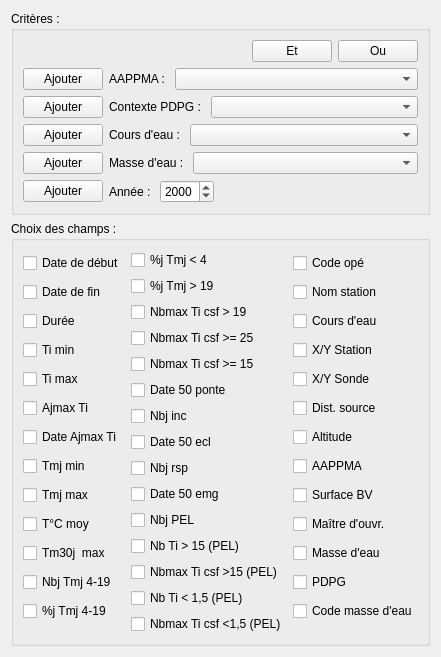
              <widget class="QWidget" name="scrollAreaWidgetContents_4">
               <property name="geometry">
                <rect>
                 <x>0</x>
                 <y>0</y>
                 <width>420</width>
                 <height>611</height>
                </rect>
               </property>
               <layout class="QVBoxLayout" name="verticalLayout_29">
                <item>
                 <widget class="QGroupBox" name="groupBox_6">
                  <property name="title">
                   <string>Critères : </string>
                  </property>
                  <layout class="QVBoxLayout" name="verticalLayout_16">
                   <item>
                    <layout class="QHBoxLayout" name="horizontalLayout_22">
                     <item>
                      <spacer name="horizontalSpacer_17">
                       <property name="orientation">
                        <enum>Qt::Horizontal</enum>
                       </property>
                       <property name="sizeHint" stdset="0">
                        <size>
                         <width>40</width>
                         <height>20</height>
                        </size>
                       </property>
                      </spacer>
                     </item>
                     <item>
                      <widget class="QPushButton" name="btnThermiEt">
                       <property name="text">
                        <string>Et</string>
                       </property>
                      </widget>
                     </item>
                     <item>
                      <widget class="QPushButton" name="btnThermiOu">
                       <property name="text">
                        <string>Ou</string>
                       </property>
                      </widget>
                     </item>
                    </layout>
                   </item>
                   <item>
                    <layout class="QHBoxLayout" name="horizontalLayout_27">
                     <item>
                      <layout class="QVBoxLayout" name="verticalLayout_17">
                       <item>
                        <widget class="QPushButton" name="btnThermiAappma">
                         <property name="text">
                          <string>Ajouter</string>
                         </property>
                        </widget>
                       </item>
                       <item>
                        <widget class="QPushButton" name="btnThermiPdpg">
                         <property name="text">
                          <string>Ajouter</string>
                         </property>
                        </widget>
                       </item>
                       <item>
                        <widget class="QPushButton" name="btnThermiCeau">
                         <property name="text">
                          <string>Ajouter</string>
                         </property>
                        </widget>
                       </item>
                       <item>
                        <widget class="QPushButton" name="btnThermiMeau">
                         <property name="text">
                          <string>Ajouter</string>
                         </property>
                        </widget>
                       </item>
                       <item>
                        <widget class="QPushButton" name="btnThermiAnnee">
                         <property name="text">
                          <string>Ajouter</string>
                         </property>
                        </widget>
                       </item>
                      </layout>
                     </item>
                     <item>
                      <layout class="QVBoxLayout" name="verticalLayout_18">
                       <item>
                        <layout class="QHBoxLayout" name="horizontalLayout_29">
                         <item>
                          <widget class="QLabel" name="label_9">
                           <property name="text">
                            <string>AAPPMA : </string>
                           </property>
                          </widget>
                         </item>
                         <item>
                          <widget class="QComboBox" name="cmbThermiAappma">
                           <property name="sizePolicy">
                            <sizepolicy hsizetype="Expanding" vsizetype="Fixed">
                             <horstretch>0</horstretch>
                             <verstretch>0</verstretch>
                            </sizepolicy>
                           </property>
                           <property name="maximumSize">
                            <size>
                             <width>253</width>
                             <height>16777215</height>
                            </size>
                           </property>
                          </widget>
                         </item>
                        </layout>
                       </item>
                       <item>
                        <layout class="QHBoxLayout" name="horizontalLayout_28">
                         <item>
                          <widget class="QLabel" name="label_18">
                           <property name="text">
                            <string>Contexte PDPG : </string>
                           </property>
                          </widget>
                         </item>
                         <item>
                          <widget class="QComboBox" name="cmbThermiPdpg">
                           <property name="sizePolicy">
                            <sizepolicy hsizetype="Expanding" vsizetype="Fixed">
                             <horstretch>0</horstretch>
                             <verstretch>0</verstretch>
                            </sizepolicy>
                           </property>
                           <property name="maximumSize">
                            <size>
                             <width>220</width>
                             <height>16777215</height>
                            </size>
                           </property>
                          </widget>
                         </item>
                        </layout>
                       </item>
                       <item>
                        <layout class="QHBoxLayout" name="horizontalLayout_30">
                         <item>
                          <widget class="QLabel" name="label_19">
                           <property name="text">
                            <string>Cours d'eau : </string>
                           </property>
                          </widget>
                         </item>
                         <item>
                          <widget class="QComboBox" name="cmbThermiCeau">
                           <property name="sizePolicy">
                            <sizepolicy hsizetype="Expanding" vsizetype="Fixed">
                             <horstretch>0</horstretch>
                             <verstretch>0</verstretch>
                            </sizepolicy>
                           </property>
                           <property name="maximumSize">
                            <size>
                             <width>237</width>
                             <height>16777215</height>
                            </size>
                           </property>
                          </widget>
                         </item>
                        </layout>
                       </item>
                       <item>
                        <layout class="QHBoxLayout" name="horizontalLayout_31">
                         <item>
                          <widget class="QLabel" name="label_20">
                           <property name="text">
                            <string>Masse d'eau : </string>
                           </property>
                          </widget>
                         </item>
                         <item>
                          <widget class="QComboBox" name="cmbThermiMeau">
                           <property name="sizePolicy">
                            <sizepolicy hsizetype="Expanding" vsizetype="Fixed">
                             <horstretch>0</horstretch>
                             <verstretch>0</verstretch>
                            </sizepolicy>
                           </property>
                           <property name="maximumSize">
                            <size>
                             <width>235</width>
                             <height>16777215</height>
                            </size>
                           </property>
                          </widget>
                         </item>
                        </layout>
                       </item>
                       <item>
                        <layout class="QHBoxLayout" name="horizontalLayout_32">
                         <item>
                          <widget class="QLabel" name="label_21">
                           <property name="text">
                            <string>Année : </string>
                           </property>
                          </widget>
                         </item>
                         <item>
                          <widget class="QDateEdit" name="dateThermiAnnee">
                           <property name="displayFormat">
                            <string>yyyy</string>
                           </property>
                          </widget>
                         </item>
                         <item>
                          <spacer name="horizontalSpacer_26">
                           <property name="orientation">
                            <enum>Qt::Horizontal</enum>
                           </property>
                           <property name="sizeHint" stdset="0">
                            <size>
                             <width>40</width>
                             <height>20</height>
                            </size>
                           </property>
                          </spacer>
                         </item>
                        </layout>
                       </item>
                      </layout>
                     </item>
                    </layout>
                   </item>
                   <item>
                    <spacer name="verticalSpacer_3">
                     <property name="orientation">
                      <enum>Qt::Vertical</enum>
                     </property>
                     <property name="sizeHint" stdset="0">
                      <size>
                       <width>20</width>
                       <height>40</height>
                      </size>
                     </property>
                    </spacer>
                   </item>
                  </layout>
                 </widget>
                </item>
                <item>
                 <widget class="QGroupBox" name="groupBox_12">
                  <property name="title">
                   <string>Choix des champs :</string>
                  </property>
                  <layout class="QHBoxLayout" name="horizontalLayout_11">
                   <item>
                    <layout class="QVBoxLayout" name="verticalLayout_37">
                     <item>
                      <widget class="QCheckBox" name="chkDateDebut">
                       <property name="layoutDirection">
                        <enum>Qt::LeftToRight</enum>
                       </property>
                       <property name="text">
                        <string>Date de début</string>
                       </property>
                      </widget>
                     </item>
                     <item>
                      <widget class="QCheckBox" name="chkDateFin">
                       <property name="layoutDirection">
                        <enum>Qt::LeftToRight</enum>
                       </property>
                       <property name="text">
                        <string>Date de fin</string>
                       </property>
                      </widget>
                     </item>
                     <item>
                      <widget class="QCheckBox" name="chkDuree">
                       <property name="layoutDirection">
                        <enum>Qt::LeftToRight</enum>
                       </property>
                       <property name="text">
                        <string>Durée</string>
                       </property>
                      </widget>
                     </item>
                     <item>
                      <widget class="QCheckBox" name="chkTimin">
                       <property name="layoutDirection">
                        <enum>Qt::LeftToRight</enum>
                       </property>
                       <property name="text">
                        <string>Ti min</string>
                       </property>
                      </widget>
                     </item>
                     <item>
                      <widget class="QCheckBox" name="chkTimax">
                       <property name="layoutDirection">
                        <enum>Qt::LeftToRight</enum>
                       </property>
                       <property name="text">
                        <string>Ti max</string>
                       </property>
                      </widget>
                     </item>
                     <item>
                      <widget class="QCheckBox" name="chkAjmaxTi">
                       <property name="layoutDirection">
                        <enum>Qt::LeftToRight</enum>
                       </property>
                       <property name="text">
                        <string>Ajmax Ti</string>
                       </property>
                      </widget>
                     </item>
                     <item>
                      <widget class="QCheckBox" name="chkDAjmaxTi">
                       <property name="layoutDirection">
                        <enum>Qt::LeftToRight</enum>
                       </property>
                       <property name="text">
                        <string>Date Ajmax Ti</string>
                       </property>
                      </widget>
                     </item>
                     <item>
                      <widget class="QCheckBox" name="chkTmjMin">
                       <property name="layoutDirection">
                        <enum>Qt::LeftToRight</enum>
                       </property>
                       <property name="text">
                        <string>Tmj min</string>
                       </property>
                      </widget>
                     </item>
                     <item>
                      <widget class="QCheckBox" name="chkTmjMax">
                       <property name="layoutDirection">
                        <enum>Qt::LeftToRight</enum>
                       </property>
                       <property name="text">
                        <string>Tmj max</string>
                       </property>
                      </widget>
                     </item>
                     <item>
                      <widget class="QCheckBox" name="chkTmpMoy">
                       <property name="text">
                        <string>T°C moy</string>
                       </property>
                      </widget>
                     </item>
                     <item>
                      <widget class="QCheckBox" name="chkTmj30Max">
                       <property name="text">
                        <string>Tm30j  max</string>
                       </property>
                      </widget>
                     </item>
                     <item>
                      <widget class="QCheckBox" name="chkNbjTmj419">
                       <property name="layoutDirection">
                        <enum>Qt::LeftToRight</enum>
                       </property>
                       <property name="text">
                        <string>Nbj Tmj 4-19</string>
                       </property>
                      </widget>
                     </item>
                     <item>
                      <widget class="QCheckBox" name="chkP100Tmj419">
                       <property name="layoutDirection">
                        <enum>Qt::LeftToRight</enum>
                       </property>
                       <property name="text">
                        <string>%j Tmj 4-19</string>
                       </property>
                      </widget>
                     </item>
                    </layout>
                   </item>
                   <item>
                    <layout class="QVBoxLayout" name="verticalLayout_39">
                     <item>
                      <widget class="QCheckBox" name="chkP100TmjInf4">
                       <property name="layoutDirection">
                        <enum>Qt::LeftToRight</enum>
                       </property>
                       <property name="text">
                        <string>%j Tmj &lt; 4</string>
                       </property>
                      </widget>
                     </item>
                     <item>
                      <widget class="QCheckBox" name="chkP100TmjSup19">
                       <property name="layoutDirection">
                        <enum>Qt::LeftToRight</enum>
                       </property>
                       <property name="text">
                        <string>%j Tmj &gt; 19</string>
                       </property>
                      </widget>
                     </item>
                     <item>
                      <widget class="QCheckBox" name="chkNbMaxTiCsfSup19">
                       <property name="layoutDirection">
                        <enum>Qt::LeftToRight</enum>
                       </property>
                       <property name="text">
                        <string>Nbmax Ti csf &gt; 19</string>
                       </property>
                      </widget>
                     </item>
                     <item>
                      <widget class="QCheckBox" name="chkNbMaxTiCsfSupEg25">
                       <property name="text">
                        <string>Nbmax Ti csf &gt;= 25</string>
                       </property>
                      </widget>
                     </item>
                     <item>
                      <widget class="QCheckBox" name="chkNbMaxTiCsfSupEg15">
                       <property name="text">
                        <string>Nbmax Ti csf &gt;= 15</string>
                       </property>
                      </widget>
                     </item>
                     <item>
                      <widget class="QCheckBox" name="chkD50Ponte">
                       <property name="text">
                        <string>Date 50 ponte</string>
                       </property>
                      </widget>
                     </item>
                     <item>
                      <widget class="QCheckBox" name="chkNbjIncub">
                       <property name="text">
                        <string>Nbj inc</string>
                       </property>
                      </widget>
                     </item>
                     <item>
                      <widget class="QCheckBox" name="chkD50Eclo">
                       <property name="text">
                        <string>Date 50 ecl</string>
                       </property>
                      </widget>
                     </item>
                     <item>
                      <widget class="QCheckBox" name="chkNbjRsp">
                       <property name="text">
                        <string>Nbj rsp</string>
                       </property>
                      </widget>
                     </item>
                     <item>
                      <widget class="QCheckBox" name="chkD50Emg">
                       <property name="text">
                        <string>Date 50 emg</string>
                       </property>
                      </widget>
                     </item>
                     <item>
                      <widget class="QCheckBox" name="chkNbjPel">
                       <property name="text">
                        <string>Nbj PEL</string>
                       </property>
                      </widget>
                     </item>
                     <item>
                      <widget class="QCheckBox" name="chkNbTiSup15Pel">
                       <property name="text">
                        <string>Nb Ti &gt; 15 (PEL)</string>
                       </property>
                      </widget>
                     </item>
                     <item>
                      <widget class="QCheckBox" name="chkNbMaxTiCsfSup15Pel">
                       <property name="layoutDirection">
                        <enum>Qt::LeftToRight</enum>
                       </property>
                       <property name="text">
                        <string>Nbmax Ti csf &gt;15 (PEL)</string>
                       </property>
                      </widget>
                     </item>
                     <item>
                      <widget class="QCheckBox" name="chkNbTiInf15Pel">
                       <property name="layoutDirection">
                        <enum>Qt::LeftToRight</enum>
                       </property>
                       <property name="text">
                        <string>Nb Ti &lt; 1,5 (PEL)</string>
                       </property>
                      </widget>
                     </item>
                     <item>
                      <widget class="QCheckBox" name="chkNbMaxTiCsfInf15Pel">
                       <property name="layoutDirection">
                        <enum>Qt::LeftToRight</enum>
                       </property>
                       <property name="text">
                        <string>Nbmax Ti csf &lt;1,5 (PEL)</string>
                       </property>
                      </widget>
                     </item>
                    </layout>
                   </item>
                   <item>
                    <layout class="QVBoxLayout" name="verticalLayout_40">
                     <item>
                      <widget class="QCheckBox" name="chkCodeThermi">
                       <property name="layoutDirection">
                        <enum>Qt::LeftToRight</enum>
                       </property>
                       <property name="text">
                        <string>Code opé</string>
                       </property>
                      </widget>
                     </item>
                     <item>
                      <widget class="QCheckBox" name="chkStationThermi">
                       <property name="layoutDirection">
                        <enum>Qt::LeftToRight</enum>
                       </property>
                       <property name="text">
                        <string>Nom station</string>
                       </property>
                      </widget>
                     </item>
                     <item>
                      <widget class="QCheckBox" name="chkCeauThermi">
                       <property name="layoutDirection">
                        <enum>Qt::LeftToRight</enum>
                       </property>
                       <property name="text">
                        <string>Cours d'eau</string>
                       </property>
                      </widget>
                     </item>
                     <item>
                      <widget class="QCheckBox" name="chkXYStationThermi">
                       <property name="layoutDirection">
                        <enum>Qt::LeftToRight</enum>
                       </property>
                       <property name="text">
                        <string>X/Y Station</string>
                       </property>
                      </widget>
                     </item>
                     <item>
                      <widget class="QCheckBox" name="chkXYSondeThermi">
                       <property name="layoutDirection">
                        <enum>Qt::LeftToRight</enum>
                       </property>
                       <property name="text">
                        <string>X/Y Sonde</string>
                       </property>
                      </widget>
                     </item>
                     <item>
                      <widget class="QCheckBox" name="chkDistanceThermi">
                       <property name="layoutDirection">
                        <enum>Qt::LeftToRight</enum>
                       </property>
                       <property name="text">
                        <string>Dist. source</string>
                       </property>
                      </widget>
                     </item>
                     <item>
                      <widget class="QCheckBox" name="chkAltitudeThermi">
                       <property name="layoutDirection">
                        <enum>Qt::LeftToRight</enum>
                       </property>
                       <property name="text">
                        <string>Altitude</string>
                       </property>
                      </widget>
                     </item>
                     <item>
                      <widget class="QCheckBox" name="chkAappmaThermi">
                       <property name="layoutDirection">
                        <enum>Qt::LeftToRight</enum>
                       </property>
                       <property name="text">
                        <string>AAPPMA</string>
                       </property>
                      </widget>
                     </item>
                     <item>
                      <widget class="QCheckBox" name="chkSurfBVThermi">
                       <property name="layoutDirection">
                        <enum>Qt::LeftToRight</enum>
                       </property>
                       <property name="text">
                        <string>Surface BV</string>
                       </property>
                      </widget>
                     </item>
                     <item>
                      <widget class="QCheckBox" name="chkMoaThermi">
                       <property name="layoutDirection">
                        <enum>Qt::LeftToRight</enum>
                       </property>
                       <property name="text">
                        <string>Maître d'ouvr.</string>
                       </property>
                      </widget>
                     </item>
                     <item>
                      <widget class="QCheckBox" name="chkMeauThermi">
                       <property name="layoutDirection">
                        <enum>Qt::LeftToRight</enum>
                       </property>
                       <property name="text">
                        <string>Masse d'eau</string>
                       </property>
                      </widget>
                     </item>
                     <item>
                      <widget class="QCheckBox" name="chkPdpgThermi">
                       <property name="layoutDirection">
                        <enum>Qt::LeftToRight</enum>
                       </property>
                       <property name="text">
                        <string>PDPG</string>
                       </property>
                      </widget>
                     </item>
                     <item>
                      <widget class="QCheckBox" name="chkMeauCodeThermi">
                       <property name="layoutDirection">
                        <enum>Qt::LeftToRight</enum>
                       </property>
                       <property name="text">
                        <string>Code masse d'eau</string>
                       </property>
                      </widget>
                     </item>
                    </layout>
                   </item>
                  </layout>
                 </widget>
                </item>
               </layout>
              </widget>
